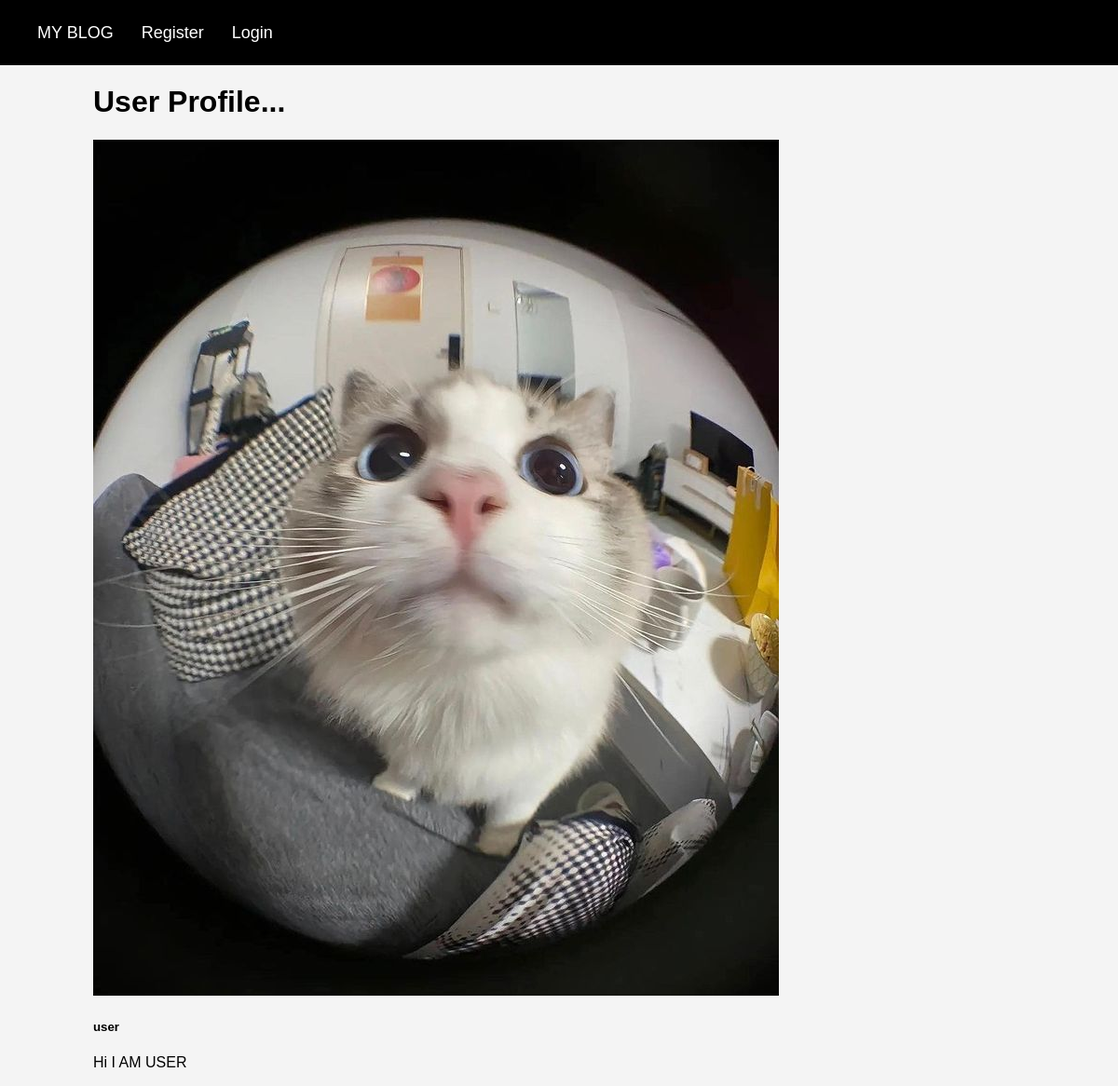
The app's page /users/1/profile/ with its own data.
### newblog/models.py (models this page shows, shortened)
class Userprofile(models.Model):
    user = models.OneToOneField(User, null=True,on_delete=models.CASCADE)
    bio = models.TextField()
    profile_pic =models.ImageField(null=True,blank=True,upload_to="images/profile")

### users/views.py (the view)
# urls.py: path('<int:pk>/profile/', Showprofile.as_view(), name='show_profile'),
class Showprofile(DetailView):
    model = Userprofile
    template_name = 'registration/user_profile.html'
    def get_context_data(self,*args, **kwargs):
       users=Userprofile.objects.all()
       context = super(Showprofile, self).get_context_data(*args, **kwargs)
       page_user=get_object_or_404(Userprofile,id=self.kwargs['pk'])
       context["page_user"]=page_user
       return context

### users/templates/registration/user_profile.html (shortened to what this page needs)
{% extends 'base.html' %}
{% load static %}
{% block content %}
<h1> User Profile...</h1>
<div class="card mb-3">
    <div class="row g-0">
      <div class="col-md-2">
        {% if page_user.profile_pic.url %}
        <img src="{{ page_user.profile_pic.url }}" class="img-fluid rounded-start" alt="...">
        {% else %}
        <img src="{% static 'images/default_pfp.jpg' %}" class="img-fluid rounded">
        {% endif %}
      </div>
      <div class="col-md-10">
        <div class="card-body">
          <h5 class="card-title">{{ page_user.user.username }}</h5>
          <p class="card-text"> {{ page_user.bio }} </p>
        </div>
      </div>
    </div>
</div>
{% endblock %}

### static/css/style.css (style rules this page uses)
body { font-family: Arial, sans-serif; margin: 0; padding: 0; background-color: #f4f4f4; color: #000000; }

### records on screen
Userprofile: profile_pic (picture), user.username "user", bio "Hi I AM USER"
